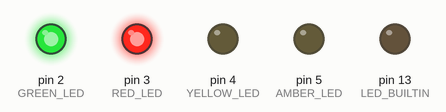
Recording of a sketch running on a simulated Arduino Uno, built with avr-gcc and run on an emulated ATmega328P. Shown: output pins drawn as LEDs (lit = HIGH). EEPROM starts erased.

Above: at 0.27 s.
At 2.87 s:
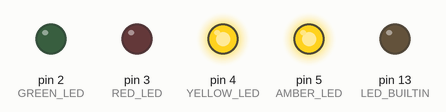
Timing chart, 0 to 3.2 s (numbered marks = the images above):
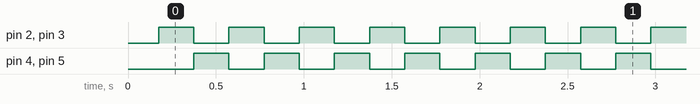

The sketch:

set_eeprom_engine.ino
```cpp
#include <EEPROM.h>
#include "SecureJ1939_defs.h"

#define RED_LED    3
#define GREEN_LED  2
#define YELLOW_LED 4
#define AMBER_LED  5

void setup() {
  pinMode(RED_LED, OUTPUT);
  pinMode(GREEN_LED, OUTPUT);
  pinMode(YELLOW_LED, OUTPUT);
  pinMode(AMBER_LED, OUTPUT);
  pinMode(LED_BUILTIN, OUTPUT);

  //Engine CAN Conditioner
  num_ecu_source_addresses = 2;
  ecu_source_addresses[0] = 0; //Engine Controller
  ecu_source_addresses[1] = 15; //Retarder
  //ecu_source_addresses[2] = 41; //Inst

  num_veh_source_addresses = 17;
  veh_source_addresses[0] = 249; // Diagnostic Tool
  veh_source_addresses[1] = 37; //Gateway
  veh_source_addresses[2] = 11; // Brake Controller
  veh_source_addresses[3] = 128+11; //Brake CAN Conditioner
  veh_source_addresses[4] = 3; // Transmission
  veh_source_addresses[5] = 128+3; //Transmission CAN Conditioner
  veh_source_addresses[6] = 33; // Body Controller
  veh_source_addresses[7] = 128+33; //Retarder CAN Conditioner
  veh_source_addresses[8] = 49; // Instrument Cluster
  veh_source_addresses[9] = 128+49; // Body controller CAN Conditioner
  veh_source_addresses[10] = 15; // Retarder
  veh_source_addresses[11] = 128+15; // Retarder CAN Conditioner
  veh_source_addresses[12] = 5; // Shift Console controller
  veh_source_addresses[13] = 128+5; // Shift Console controller CAN Conditioner
  veh_source_addresses[14] = 41; // Inst controller
  veh_source_addresses[15] = 128+41; // Inst controller CAN Conditioner
  veh_source_addresses[16] = 254; // Null Address

  EEPROM.put(EEPROM_SELF_SOURCE_ADDR,ecu_source_addresses[0]+0x80);
  EEPROM.put(EEPROM_NUM_ECU_SA_ADDR,num_ecu_source_addresses);
  EEPROM.put(EEPROM_NUM_VEH_SA_ADDR,num_veh_source_addresses);
  EEPROM.put(EEPROM_ECU_ADDR,ecu_source_addresses);
  EEPROM.put(EEPROM_VEH_ADDR,veh_source_addresses);
}

void loop() {
  //Setup Blinking pattern
  digitalWrite(AMBER_LED, LOW);
  digitalWrite(RED_LED, HIGH);
  digitalWrite(YELLOW_LED, LOW);
  digitalWrite(GREEN_LED, HIGH);
  delay(200);
  digitalWrite(RED_LED, LOW);
  digitalWrite(AMBER_LED, HIGH);
  digitalWrite(YELLOW_LED, HIGH);
  digitalWrite(GREEN_LED, LOW);
  delay(200);
}
```

Measured:
- by itself, pin 2 (GREEN_LED), pin 3 (RED_LED), pin 4 (YELLOW_LED), pin 5 (AMBER_LED): alternates HIGH for 0.20 s and LOW for 0.20 s
